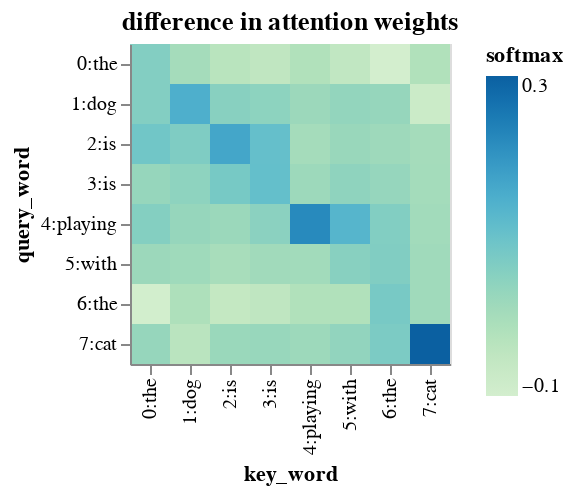

Notebook cell for this chart:
### Code cell
heatmap(w2 - w1, token_ids, token_ids, title='difference in attention weights')

### Figure 1 — Vega-Lite specification as saved in the notebook (floating-point values rounded to 4 significant figures)
{"config": {"view": {"continuousWidth": 300, "continuousHeight": 300}}, "data": {"name": "data-68f3e132c12d441ab789f5c7821b2d43"}, "mark": {"type": "rect"}, "encoding": {"color": {"field": "value", "scale": {"scheme": "greenblue"}, "title": "softmax", "type": "quantitative"}, "tooltip": [{"field": "key", "type": "nominal"}, {"field": "query", "type": "nominal"}, {"field": "value", "format": ".02", "title": "val", "type": "quantitative"}], "x": {"field": "key_word", "type": "nominal"}, "y": {"field": "query_word", "type": "nominal"}}, "title": "difference in attention weights", "$schema": "https://vega.github.io/schema/vega-lite/v5.8.0.json", "datasets": {"data-68f3e132c12d441ab789f5c7821b2d43": [{"key_word": "0:the", "query_word": "0:the", "value": 0.02886, "key": "the", "query": "the"}, {"key_word": "0:the", "query_word": "1:dog", "value": 0.02868, "key": "the", "query": "dog"}, {"key_word": "0:the", "query_word": "2:is", "value": 0.05738, "key": "the", "query": "is"}, {"key_word": "0:the", "query_word": "3:is", "value": -0.00183, "key": "the", "query": "is"}, {"key_word": "0:the", "query_word": "4:playing", "value": 0.02702, "key": "the", "query": "playing"}, {"key_word": "0:the", "query_word": "5:with", "value": -0.01088, "key": "the", "query": "with"}, {"key_word": "0:the", "query_word": "6:the", "value": -0.1277, "key": "the", "query": "the"}, {"key_word": "0:the", "query_word": "7:cat", "value": -0.001497, "key": "the", "query": "cat"}, {"key_word": "1:dog", "query_word": "0:the", "value": -0.02756, "key": "dog", "query": "the"}, {"key_word": "1:dog", "query_word": "1:dog", "value": 0.1161, "key": "dog", "query": "dog"}, {"key_word": "1:dog", "query_word": "2:is", "value": 0.03549, "key": "dog", "query": "is"}, {"key_word": "1:dog", "query_word": "3:is", "value": 0.01036, "key": "dog", "query": "is"}, {"key_word": "1:dog", "query_word": "4:playing", "value": -0.001766, "key": "dog", "query": "playing"}, {"key_word": "1:dog", "query_word": "5:with", "value": -0.01803, "key": "dog", "query": "with"}, {"key_word": "1:dog", "query_word": "6:the", "value": -0.04547, "key": "dog", "query": "the"}, {"key_word": "1:dog", "query_word": "7:cat", "value": -0.06915, "key": "dog", "query": "cat"}, {"key_word": "2:is", "query_word": "0:the", "value": -0.06569, "key": "is", "query": "the"}, {"key_word": "2:is", "query_word": "1:dog", "value": 0.02082, "key": "is", "query": "dog"}, {"key_word": "2:is", "query_word": "2:is", "value": 0.1365, "key": "is", "query": "is"}, {"key_word": "2:is", "query_word": "3:is", "value": 0.04765, "key": "is", "query": "is"}, {"key_word": "2:is", "query_word": "4:playing", "value": -0.009316, "key": "is", "query": "playing"}, {"key_word": "2:is", "query_word": "5:with", "value": -0.03402, "key": "is", "query": "with"}, {"key_word": "2:is", "query_word": "6:the", "value": -0.08777, "key": "is", "query": "the"}, {"key_word": "2:is", "query_word": "7:cat", "value": -0.008156, "key": "is", "query": "cat"}, {"key_word": "3:is", "query_word": "0:the", "value": -0.08052, "key": "is", "query": "the"}, {"key_word": "3:is", "query_word": "1:dog", "value": 0.01204, "key": "is", "query": "dog"}, {"key_word": "3:is", "query_word": "2:is", "value": 0.07745, "key": "is", "query": "is"}, {"key_word": "3:is", "query_word": "3:is", "value": 0.07828, "key": "is", "query": "is"}, {"key_word": "3:is", "query_word": "4:playing", "value": 0.01647, "key": "is", "query": "playing"}, {"key_word": "3:is", "query_word": "5:with", "value": -0.02006, "key": "is", "query": "with"}, {"key_word": "3:is", "query_word": "6:the", "value": -0.07906, "key": "is", "query": "the"}, {"key_word": "3:is", "query_word": "7:cat", "value": -0.004612, "key": "is", "query": "cat"}, {"key_word": "4:playing", "query_word": "0:the", "value": -0.05088, "key": "playing", "query": "the"}, {"key_word": "4:playing", "query_word": "1:dog", "value": -0.01114, "key": "playing", "query": "dog"}, {"key_word": "4:playing", "query_word": "2:is", "value": -0.02865, "key": "playing", "query": "is"}, {"key_word": "4:playing", "query_word": "3:is", "value": -0.01433, "key": "playing", "query": "is"}, {"key_word": "4:playing", "query_word": "4:playing", "value": 0.1916, "key": "playing", "query": "playing"}, {"key_word": "4:playing", "query_word": "5:with", "value": -0.02336, "key": "playing", "query": "with"}, {"key_word": "4:playing", "query_word": "6:the", "value": -0.04937, "key": "playing", "query": "the"}, {"key_word": "4:playing", "query_word": "7:cat", "value": -0.01383, "key": "playing", "query": "cat"}, {"key_word": "5:with", "query_word": "0:the", "value": -0.08326, "key": "with", "query": "the"}, {"key_word": "5:with", "query_word": "1:dog", "value": 0.003603, "key": "with", "query": "dog"}, {"key_word": "5:with", "query_word": "2:is", "value": -0.007467, "key": "with", "query": "is"}, {"key_word": "5:with", "query_word": "3:is", "value": 0.01014, "key": "with", "query": "is"}, {"key_word": "5:with", "query_word": "4:playing", "value": 0.102, "key": "with", "query": "playing"}, {"key_word": "5:with", "query_word": "5:with", "value": 0.0209, "key": "with", "query": "with"}, {"key_word": "5:with", "query_word": "6:the", "value": -0.05045, "key": "with", "query": "the"}, {"key_word": "5:with", "query_word": "7:cat", "value": 0.004559, "key": "with", "query": "cat"}, {"key_word": "6:the", "query_word": "0:the", "value": -0.1305, "key": "the", "query": "the"}, {"key_word": "6:the", "query_word": "1:dog", "value": -0.002528, "key": "the", "query": "dog"}, {"key_word": "6:the", "query_word": "2:is", "value": -0.0148, "key": "the", "query": "is"}, {"key_word": "6:the", "query_word": "3:is", "value": -0.001137, "key": "the", "query": "is"}, {"key_word": "6:the", "query_word": "4:playing", "value": 0.03052, "key": "the", "query": "playing"}, {"key_word": "6:the", "query_word": "5:with", "value": 0.0323, "key": "the", "query": "with"}, {"key_word": "6:the", "query_word": "6:the", "value": 0.04672, "key": "the", "query": "the"}, {"key_word": "6:the", "query_word": "7:cat", "value": 0.03945, "key": "the", "query": "cat"}, {"key_word": "7:cat", "query_word": "0:the", "value": -0.04951, "key": "cat", "query": "the"}, {"key_word": "7:cat", "query_word": "1:dog", "value": -0.1074, "key": "cat", "query": "dog"}, {"key_word": "7:cat", "query_word": "2:is", "value": -0.02851, "key": "cat", "query": "is"}, {"key_word": "7:cat", "query_word": "3:is", "value": -0.02654, "key": "cat", "query": "is"}, {"key_word": "7:cat", "query_word": "4:playing", "value": -0.02197, "key": "cat", "query": "playing"}, {"key_word": "7:cat", "query_word": "5:with", "value": -0.01916, "key": "cat", "query": "with"}, {"key_word": "7:cat", "query_word": "6:the", "value": -0.0185, "key": "cat", "query": "the"}, {"key_word": "7:cat", "query_word": "7:cat", "value": 0.2716, "key": "cat", "query": "cat"}]}}
